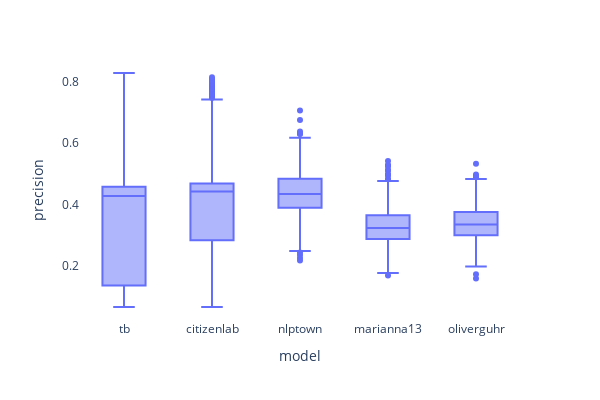

Notebook source saved alongside this figure:
### Code cell
print_box(metrics_bootstraped[metrics_bootstraped['metric']=='precision'].rename(columns={'macro avg':'precision'}), var='precision', w=600, h=400,)

### Figure 1 — Plotly figure (JSON) as saved in the notebook; plotly's stock layout.template omitted (floating-point values rounded to 4 significant figures; data arrays with more than 128 entries replaced by an {"elided": "..."} marker saying what was removed)
{"data": [{"alignmentgroup": "True", "hovertemplate": "model=%{x}<br>precision=%{y}<extra></extra>", "legendgroup": "", "marker": {"color": "#636efa"}, "name": "", "notched": false, "offsetgroup": "", "orientation": "v", "showlegend": false, "type": "box", "x": {"elided": "5000 str values"}, "x0": " ", "xaxis": "x", "y": {"elided": "5000 float values"}, "y0": " ", "yaxis": "y"}], "layout": {"bargap": 0.1, "boxmode": "group", "height": 400, "legend": {"tracegroupgap": 0}, "margin": {"t": 60}, "paper_bgcolor": "rgba(0,0,0,0)", "plot_bgcolor": "rgba(0,0,0,0)", "width": 600, "xaxis": {"anchor": "y", "domain": [0, 1], "title": {"text": "model"}}, "yaxis": {"anchor": "x", "domain": [0, 1], "title": {"text": "precision"}}}}
